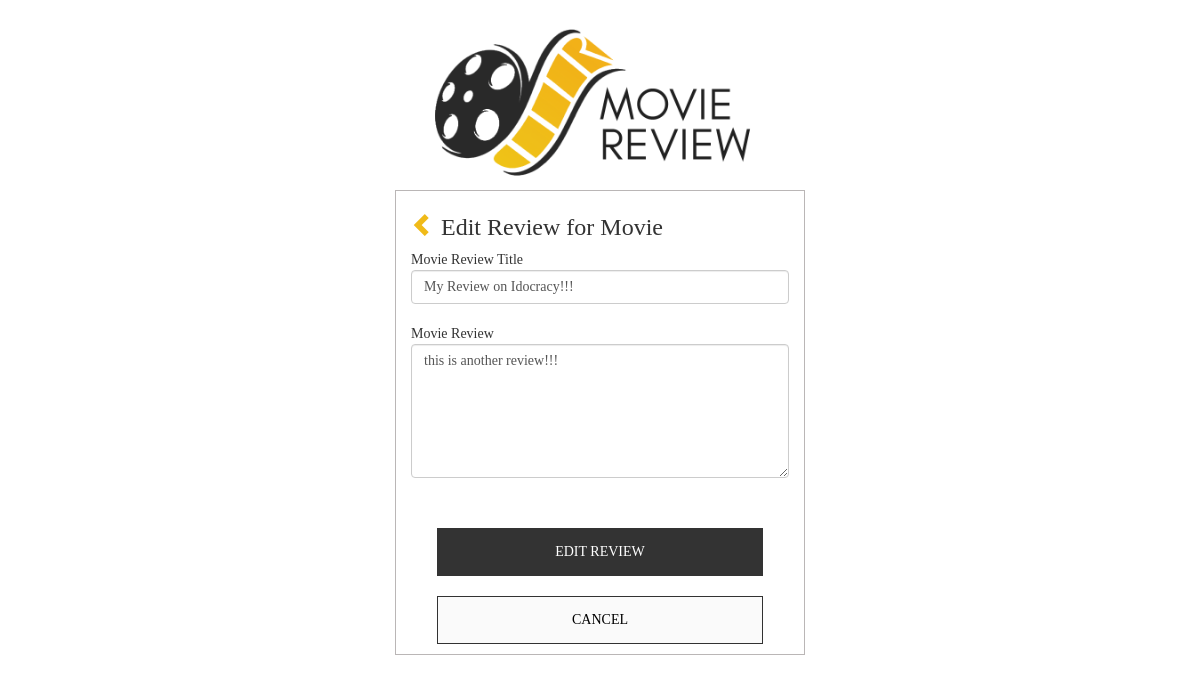
Page /editReview.php?reviewId=26 on the committed database.
### tables this page shows
CREATE TABLE `review` (
  `review_id` int(10) NOT NULL,
  `movie_id` int(10) NOT NULL,
  `review_title` varchar(100) NOT NULL,
  `review` varchar(1000) NOT NULL,
  `user_id` int(10) NOT NULL,
  `date` varchar(50) NOT NULL
);

### editReview.php (the view, shortened to what this page needs)
<?php
include("sql_connect.php");
?>
<html>
<head>
	<link rel='stylesheet' href='bootstrap/css/bootstrap.min.css'>
	<link rel='stylesheet' href='bootstrap/css/design.css'>
</head>
<body>
	<div class='row'>
		<center><img src="img/logoo.png" class="logoPic"></center>
	</div>
	<div class="row">
		<div class="col-md-4"></div>
		<div class="col-md-4 " style='border: solid #bab6b6 1px;
									  font-family: Glacial Indifference;
									  height: 465px;'>
			<h3><?php
					echo "<a href='viewmovie".$_GET['genreName'].".php?id=".$_GET['id']."&&firstName=".$_GET['firstName']."&&genreId=".$_GET['genreId']."&&genreName=".$_GET['genreName']."&&movieId=".$_GET['movieId']."'><span class='glyphicon glyphicon-chevron-left' style='color:#f0ba18'></span></a>";
				?>
				Edit Review for Movie
			</h3>
			<?php
				echo "<form method = 'POST' action='editReview.php?id=".$_GET['id']."&&firstName=".$_GET['firstName']."&&genreId=".$_GET['genreId']."&&genreName=".$_GET['genreName']."&&movieId=".$_GET['movieId']."&&reviewId=".$_GET['reviewId']."'>";
			?>
				<?php
					echo "Movie Review Title";
					$sql = "SELECT * FROM `review` JOIN user ON user.user_id = review.user_id WHERE review_id=".$_GET['reviewId'];
					$result = mysqli_query($mysqli, $sql);
					$row = mysqli_fetch_array($result);
						if($row[2] == ""){
							echo "<input class='form-control' required='required' value ='' name='reviewTitle'> <br>";
						}else{
							echo "<input class='form-control' required='required' value ='".$row[2]."' name='reviewTitle'> <br>";
						}
					echo "Movie Review";
						if($row[3] == ""){
							echo "<textarea class='form-control' rows='6' required='required' name='review'></textarea> <br>";
						}else{
							echo "<textarea class='form-control' rows='6' required='required' name='review'>".$row[3]."</textarea> <br>";
						}
					echo "<div class='row text-center' style='margin-bottom:10px; margin-top:30px'>";
				  	echo "<button class='btn btnLogin chckinMovieRev' type ='submit' name='addReview'>EDIT REVIEW</button><br><br>";
				  	echo "<a href='viewmovie".$_GET['genreName'].".php?id=".$_GET['id']."&&firstName=".$_GET['firstName']."&&genreId=".$_GET['genreId']."&&genreName=".$_GET['genreName']."&&movieId=".$_GET['movieId']."' class='btn btnAdd cancelAction'>CANCEL</a>"
		  		?>
	  			</div>
  			</form>
		</div>
		<div class="col-md-4"></div>
	</div>
</body>
</html>

### rows in the picture
review: reviewTitle "My Review on Idocracy!!!", review "this is another review!!!"
